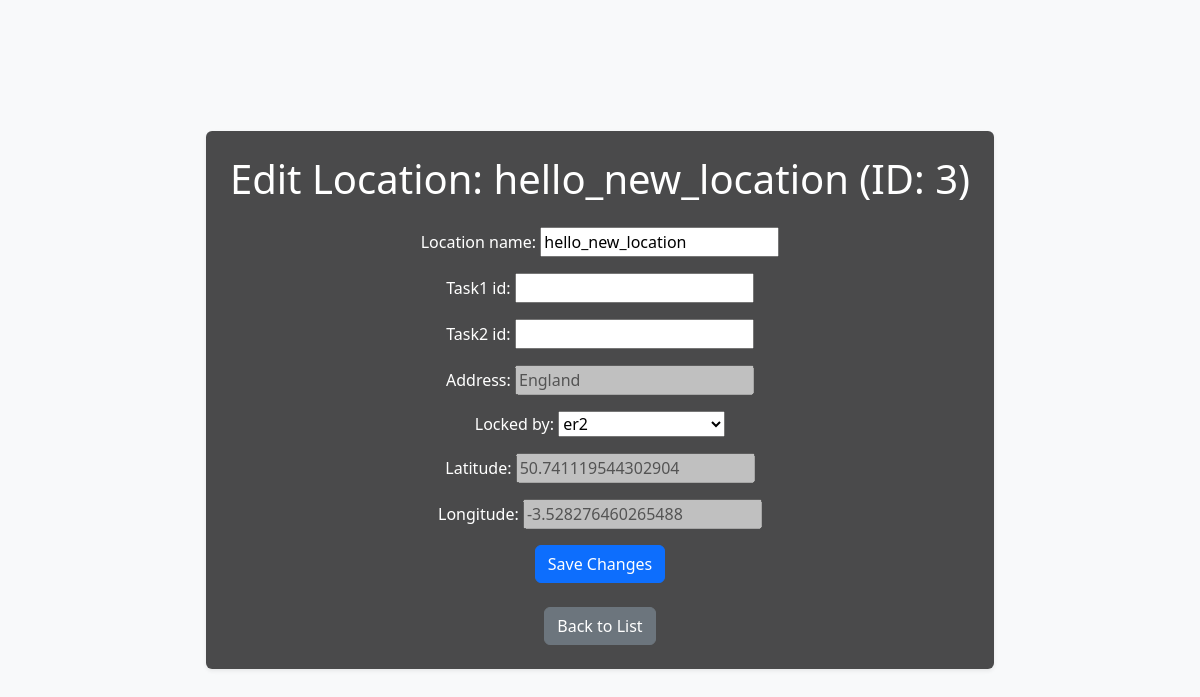
Screenshot of /game_admin/update-location/3/ (signed in) with the database file from the repository.
### locations/models.py (models this page shows)
class Location(models.Model):
    locID = models.AutoField(primary_key=True)
    latitude = models.FloatField()
    longitude = models.FloatField()
    address = models.TextField(default="Exeter")
    location_name = models.CharField(max_length=100, default="Location Name")  # User-defined name
    locked_by = models.ForeignKey('self', on_delete=models.SET_NULL, null=True, blank=True)
    task1_id = models.CharField(null=True, blank=True, max_length=100)
    task2_id = models.CharField(null=True, blank=True, max_length=100)
    def __str__(self):
        return f"{self.location_name}"

### locations/views.py (the view)
# urls.py: path('game_admin/update-location/<int:locID>/', views.update_location, name='update_location'), #Update or edit a location by location ID (locID)
@login_required
def update_location(request, locID):
    if request.user.account_type != AccountType.ADMIN.value:
        return HttpResponseForbidden(page_forbidden_string)
    if request.user.account_type != AccountType.ADMIN.value:
        return HttpResponseForbidden(page_forbidden_string)
    location = get_object_or_404(Location, pk=locID)
    if request.method == "POST":
        form = LocationForm(request.POST, instance=location)
        if form.is_valid():
            form.save()
            return redirect('locations:location_list')  # Redirect to the list after updating
    else:
        form = LocationForm(instance=location)
    return render(request, 'locations/location_form.html', {'form': form, 'location': location})

### locations/forms.py
class LocationForm(forms.ModelForm):
    class Meta:
        model = Location
        fields = ['location_name', 'task1_id', 'task2_id', 'address', 'locked_by']
    def __init__(self, *args, **kwargs):
        super().__init__(*args, **kwargs)
        current_address = getattr(self.instance, 'address', '')
        for field in ['latitude', 'longitude']:
            self.fields[field] = forms.CharField(
                initial=getattr(self.instance, field, ''),
                disabled=True,
                required=False
            )
        if current_address != "Address not available":
            self.fields['address'] = forms.CharField(
                initial=current_address,
                disabled=True,
                required=False
            )

### locations/templates/locations/location_form.html (shortened to what this page needs)
<!DOCTYPE html>
<html lang="en">
  <head>
    <link
      href="https://cdn.jsdelivr.net/npm/bootstrap@5.3.3/dist/css/bootstrap.min.css"
      rel="stylesheet"
    />
  </head>
  <body
    class="d-flex justify-content-center align-items-center min-vh-100 bg-light"
    style="
      background-image: url('https://images.unsplash.com/reserve/bOvf94dPRxWu0u3QsPjF_tree.jpg?fm=jpg&q=60&w=3000&ixlib=rb-4.0.3&ixid=M3wxMjA3fDB8MHxzZWFyY2h8M3x8bmF0dXJhbHxlbnwwfHwwfHx8MA%3D%3D');
      background-size: cover;
      background-position: center center;
      background-repeat: no-repeat;
      background-attachment: fixed;
    "
  >
    <div
      class="text-center p-4 rounded shadow-sm"
      style="background-color: rgba(0, 0, 0, 0.7); color: white"
    >
      <h1 class="mb-4">
        Edit Location: {{ location.location_name }} (ID: {{ location.locID }})
      </h1>
      <form method="post">
        {% csrf_token %} {{ form.as_p }}
        <button type="submit" class="btn btn-primary">Save Changes</button>
      </form>
      <br />
      <a href="{% url 'locations:location_list' %}" class="btn btn-secondary"
        >Back to List</a
      >
    </div>
  </body>
</html>

### rows the page displays
Location: location_name "hello_new_location", locID "3", address "England", locked_by "er2", latitude "50.741119544302904", longitude "-3.528276460265488"
